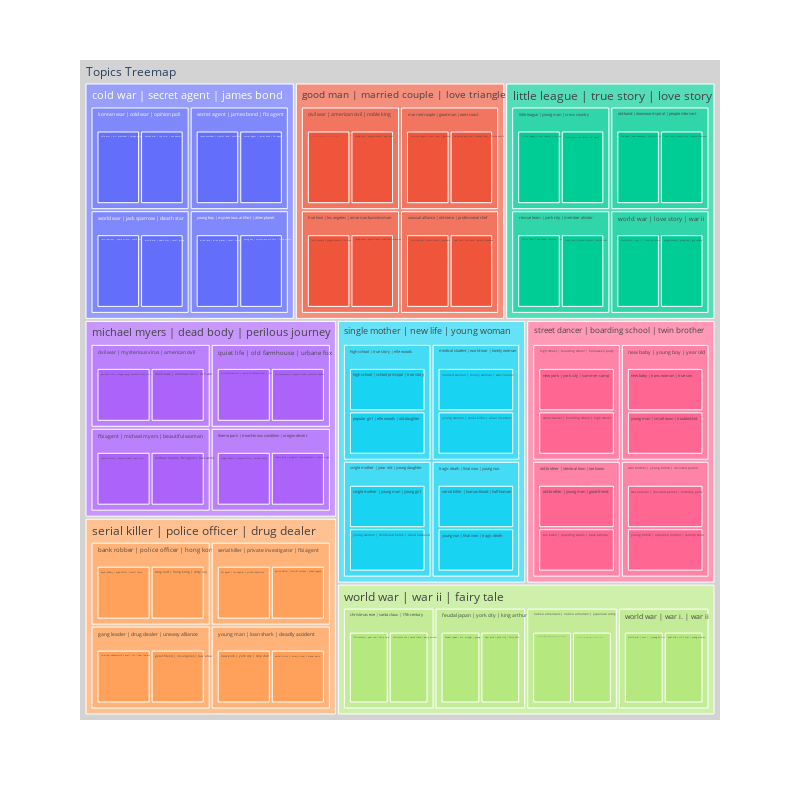

Notebook code cell kept with this figure:
### Markdown cell above
#### Create the Nested maps

### Code cell
fig = nested.nested_maps(
        size_rule="equal_size",
        map_type="treemap", # Try sunburst
        width=800,
        height=800,
        query=None) # You can query the map with an exact query

fig.show()

### Figure 1 — Plotly figure (JSON) as saved in the notebook; plotly's stock layout.template omitted (floating-point values rounded to 4 significant figures)
{"data": [{"branchvalues": "total", "domain": {"x": [0, 1], "y": [0, 1]}, "hovertemplate": "labels=%{label}<br>topic_size=%{value}<br>parent=%{parent}<extra></extra>", "ids": ["Topics Treemap/world war | war ii | fairy tale/christmas eve | santa claus | 17th century/17th century | year old | fairy tale", "Topics Treemap/cold war | secret agent | james bond/young boy | mysterious artifact | alien planet/alien race | alien planet | small town", "Topics Treemap/serial killer | police officer | drug dealer/bank robber | police officer | hong kong/bank robbery | nypd officer | small town", "Topics Treemap/world war | war ii | fairy tale/christmas eve | santa claus | 17th century/christmas eve | santa claus | party animal", "Topics Treemap/cold war | secret agent | james bond/korean war | cold war | opinion poll/cold war | u.s. president | omega network", "Topics Treemap/serial killer | police officer | drug dealer/gang leader | drug dealer | uneasy alliance/criminal underworld | well life | new inmate", "Topics Treemap/serial killer | police officer | drug dealer/bank robber | police officer | hong kong/drug lord | hong kong | dirty cop", "Topics Treemap/serial killer | police officer | drug dealer/serial killer | private investigator | fbi agent/fbi agent | los angeles | private detective", "Topics Treemap/world war | war ii | fairy tale/feudal japan | york city | king arthur/feudal japan | mr. miyagi | young daughter", "Topics Treemap/serial killer | police officer | drug dealer/gang leader | drug dealer | uneasy alliance/good friend | los angeles | bay area", "Topics Treemap/good man | married couple | love triangle/civil war | american civil | noble king/good friend | obsessive love | medieval rajasthan", "Topics Treemap/single mother | new life | young woman/high school | true story | elle woods/high school | school principal | true story", "Topics Treemap/michael myers | dead body | perilous journey/fbi agent | michael myers | beautiful woman/human victim | unburied dead | paul vitti", "Topics Treemap/cold war | secret agent | james bond/world war | jack sparrow | death star/jack sparrow | space pirate | south american", "Topics Treemap/cold war | secret agent | james bond/secret agent | james bond | fbi agent/jason voorhees | crystal lake | south korean", "Topics Treemap/cold war | secret agent | james bond/korean war | cold war | opinion poll/korean war | ray arcel | use humor", "Topics Treemap/little league | true story | love story/little league | young man | cross country/little league | cross country | college football", "Topics Treemap/good man | married couple | love triangle/true love | los angeles | american businessman/love triangle | young woman | los angeles", "Topics Treemap/good man | married couple | love triangle/married couple | good man | west coast/married couple | west coast | personal problem", "Topics Treemap/good man | married couple | love triangle/unusual alliance | old niece | professional chef/married man | small town | maiden aunt", "Topics Treemap/single mother | new life | young woman/medical student | world war | lonely woman/married woman | lonely woman | war veteran", "Topics Treemap/michael myers | dead body | perilous journey/fbi agent | michael myers | beautiful woman/michael myers | fbi agent | real world", "Topics Treemap/michael myers | dead body | perilous journey/quiet life | old farmhouse | urbane fox/military deserter | radically dysfunctional | thief kitty", "Topics Treemap/world war | war ii | fairy tale/native americans | native american | japanese army/native americans | native american | japanese army", "Topics Treemap/street dancer | boarding school | twin brother/new baby | young boy | year old/new baby | trans woman | true son", "Topics Treemap/world war | war ii | fairy tale/feudal japan | york city | king arthur/new york | york city | fairy tale", "Topics Treemap/serial killer | police officer | drug dealer/young man | loan shark | deadly accident/new york | york city | strip club", "Topics Treemap/street dancer | boarding school | twin brother/high school | boarding school | halloween party/new york | york city | summer camp", "Topics Treemap/little league | true story | love story/old band | downward spiral | people intersect/old band | new member | nihilistic outlook", "Topics Treemap/street dancer | boarding school | twin brother/old brother | identical twin | tae kwon/old brother | young man | good friend", "Topics Treemap/michael myers | dead body | perilous journey/quiet life | old farmhouse | urbane fox/old farmhouse | trappist monk | peculiar bounty", "Topics Treemap/michael myers | dead body | perilous journey/theme park | treacherous condition | oregon desert/oregon desert | tropical bliss | united states", "Topics Treemap/serial killer | police officer | drug dealer/serial killer | private investigator | fbi agent/police officer | horrific murder | urban legend", "Topics Treemap/single mother | new life | young woman/high school | true story | elle woods/popular girl | elle woods | old daughter", "Topics Treemap/michael myers | dead body | perilous journey/civil war | mysterious virus | american civil/precious life | muppet gang | paramilitary militia", "Topics Treemap/good man | married couple | love triangle/married couple | good man | west coast/religious position | tuesday night | future world", "Topics Treemap/little league | true story | love story/rescue team | york city | member alistair/rescue team | newspaper reporter | car crash", "Topics Treemap/cold war | secret agent | james bond/secret agent | james bond | fbi agent/secret agent | james bond | fbi agent", "Topics Treemap/single mother | new life | young woman/tragic death | final vow | young nun/serial killer | human blood | half human", "Topics Treemap/serial killer | police officer | drug dealer/young man | loan shark | deadly accident/serial killer | lottery ticket | dinner party", "Topics Treemap/single mother | new life | young woman/single mother | year old | young daughter/single mother | young man | young girl", "Topics Treemap/michael myers | dead body | perilous journey/civil war | mysterious virus | american civil/small town | american civil | civil war", "Topics Treemap/world war | war ii | fairy tale/native americans | native american | japanese army/southern belle | rescue mission | plantation owner", "Topics Treemap/street dancer | boarding school | twin brother/high school | boarding school | halloween party/street dancer | boarding school | high school", "Topics Treemap/street dancer | boarding school | twin brother/old brother | identical twin | tae kwon/tae kwon | recording studio | track athlete", "Topics Treemap/michael myers | dead body | perilous journey/theme park | treacherous condition | oregon desert/theme park | pragmatic paleontologist | man village", "Topics Treemap/little league | true story | love story/rescue team | york city | member alistair/true story | movie director | major star", "Topics Treemap/little league | true story | love story/old band | downward spiral | people intersect/true story | movie star | people intersect", "Topics Treemap/little league | true story | love story/little league | young man | cross country/true story | tae kwon | fbi agent", "Topics Treemap/street dancer | boarding school | twin brother/twin brother | young british | divorced parent/war veteran | divorced parent | birthday party", "Topics Treemap/cold war | secret agent | james bond/world war | jack sparrow | death star/world war | death star | small group", "Topics Treemap/world war | war ii | fairy tale/world war | war i. | war ii/world war | war i. | young british", "Topics Treemap/little league | true story | love story/world war | love story | war ii/world war | war ii | classical music", "Topics Treemap/world war | war ii | fairy tale/world war | war i. | war ii/year old | civil war | young woman", "Topics Treemap/good man | married couple | love triangle/unusual alliance | old niece | professional chef/year old | old niece | painter johannes", "Topics Treemap/cold war | secret agent | james bond/young boy | mysterious artifact | alien planet/young boy | mysterious artifact | frank drebin", "Topics Treemap/street dancer | boarding school | twin brother/twin brother | young british | divorced parent/young british | adoptive mother | remote town", "Topics Treemap/good man | married couple | love triangle/true love | los angeles | american businessman/young man | good friend | mattress salesman", "Topics Treemap/street dancer | boarding school | twin brother/new baby | young boy | year old/young man | small town | troubled kid", "Topics Treemap/good man | married couple | love triangle/civil war | american civil | noble king/young man | young woman | new york", "Topics Treemap/single mother | new life | young woman/tragic death | final vow | young nun/young nun | final vow | tragic death", "Topics Treemap/single mother | new life | young woman/single mother | year old | young daughter/young woman | childhood home | dead husband", "Topics Treemap/single mother | new life | young woman/medical student | world war | lonely woman/young woman | serial killer | alien invasion", "Topics Treemap/little league | true story | love story/world war | love story | war ii/young woman | young boy | gay couple", "Topics Treemap/serial killer | police officer | drug dealer/bank robber | police officer | hong kong", "Topics Treemap/world war | war ii | fairy tale/christmas eve | santa claus | 17th century", "Topics Treemap/good man | married couple | love triangle/civil war | american civil | noble king", "Topics Treemap/michael myers | dead body | perilous journey/civil war | mysterious virus | american civil", "Topics Treemap/michael myers | dead body | perilous journey/fbi agent | michael myers | beautiful woman", "Topics Treemap/world war | war ii | fairy tale/feudal japan | york city | king arthur", "Topics Treemap/serial killer | police officer | drug dealer/gang leader | drug dealer | uneasy alliance", "Topics Treemap/street dancer | boarding school | twin brother/high school | boarding school | halloween party", "Topics Treemap/single mother | new life | young woman/high school | true story | elle woods", "Topics Treemap/cold war | secret agent | james bond/korean war | cold war | opinion poll", "Topics Treemap/little league | true story | love story/little league | young man | cross country", "Topics Treemap/good man | married couple | love triangle/married couple | good man | west coast", "Topics Treemap/single mother | new life | young woman/medical student | world war | lonely woman", "Topics Treemap/world war | war ii | fairy tale/native americans | native american | japanese army", "Topics Treemap/street dancer | boarding school | twin brother/new baby | young boy | year old", "Topics Treemap/little league | true story | love story/old band | downward spiral | people intersect", "Topics Treemap/street dancer | boarding school | twin brother/old brother | identical twin | tae kwon", "Topics Treemap/michael myers | dead body | perilous journey/quiet life | old farmhouse | urbane fox", "Topics Treemap/little league | true story | love story/rescue team | york city | member alistair", "Topics Treemap/cold war | secret agent | james bond/secret agent | james bond | fbi agent", "Topics Treemap/serial killer | police officer | drug dealer/serial killer | private investigator | fbi agent", "Topics Treemap/single mother | new life | young woman/single mother | year old | young daughter", "Topics Treemap/michael myers | dead body | perilous journey/theme park | treacherous condition | oregon desert", "Topics Treemap/single mother | new life | young woman/tragic death | final vow | young nun", "Topics Treemap/good man | married couple | love triangle/true love | los angeles | american businessman", "Topics Treemap/street dancer | boarding school | twin brother/twin brother | young british | divorced parent", "Topics Treemap/good man | married couple | love triangle/unusual alliance | old niece | professional chef", "Topics Treemap/cold war | secret agent | james bond/world war | jack sparrow | death star", "Topics Treemap/little league | true story | love story/world war | love story | war ii", "Topics Treemap/world war | war ii | fairy tale/world war | war i. | war ii", "Topics Treemap/cold war | secret agent | james bond/young boy | mysterious artifact | alien planet", "Topics Treemap/serial killer | police officer | drug dealer/young man | loan shark | deadly accident", "Topics Treemap/cold war | secret agent | james bond", "Topics Treemap/good man | married couple | love triangle", "Topics Treemap/little league | true story | love story", "Topics Treemap/michael myers | dead body | perilous journey", "Topics Treemap/serial killer | police officer | drug dealer", "Topics Treemap/single mother | new life | young woman", "Topics Treemap/street dancer | boarding school | twin brother", "Topics Treemap/world war | war ii | fairy tale", "Topics Treemap"], "labels": ["17th century | year old | fairy tale", "alien race | alien planet | small town", "bank robbery | nypd officer | small town", "christmas eve | santa claus | party animal", "cold war | u.s. president | omega network", "criminal underworld | well life | new inmate", "drug lord | hong kong | dirty cop", "fbi agent | los angeles | private detective", "feudal japan | mr. miyagi | young daughter", "good friend | los angeles | bay area", "good friend | obsessive love | medieval rajasthan", "high school | school principal | true story", "human victim | unburied dead | paul vitti", "jack sparrow | space pirate | south american", "jason voorhees | crystal lake | south korean", "korean war | ray arcel | use humor", "little league | cross country | college football", "love triangle | young woman | los angeles", "married couple | west coast | personal problem", "married man | small town | maiden aunt", "married woman | lonely woman | war veteran", "michael myers | fbi agent | real world", "military deserter | radically dysfunctional | thief kitty", "native americans | native american | japanese army", "new baby | trans woman | true son", "new york | york city | fairy tale", "new york | york city | strip club", "new york | york city | summer camp", "old band | new member | nihilistic outlook", "old brother | young man | good friend", "old farmhouse | trappist monk | peculiar bounty", "oregon desert | tropical bliss | united states", "police officer | horrific murder | urban legend", "popular girl | elle woods | old daughter", "precious life | muppet gang | paramilitary militia", "religious position | tuesday night | future world", "rescue team | newspaper reporter | car crash", "secret agent | james bond | fbi agent", "serial killer | human blood | half human", "serial killer | lottery ticket | dinner party", "single mother | young man | young girl", "small town | american civil | civil war", "southern belle | rescue mission | plantation owner", "street dancer | boarding school | high school", "tae kwon | recording studio | track athlete", "theme park | pragmatic paleontologist | man village", "true story | movie director | major star", "true story | movie star | people intersect", "true story | tae kwon | fbi agent", "war veteran | divorced parent | birthday party", "world war | death star | small group", "world war | war i. | young british", "world war | war ii | classical music", "year old | civil war | young woman", "year old | old niece | painter johannes", "young boy | mysterious artifact | frank drebin", "young british | adoptive mother | remote town", "young man | good friend | mattress salesman", "young man | small town | troubled kid", "young man | young woman | new york", "young nun | final vow | tragic death", "young woman | childhood home | dead husband", "young woman | serial killer | alien invasion", "young woman | young boy | gay couple", "bank robber | police officer | hong kong", "christmas eve | santa claus | 17th century", "civil war | american civil | noble king", "civil war | mysterious virus | american civil", "fbi agent | michael myers | beautiful woman", "feudal japan | york city | king arthur", "gang leader | drug dealer | uneasy alliance", "high school | boarding school | halloween party", "high school | true story | elle woods", "korean war | cold war | opinion poll", "little league | young man | cross country", "married couple | good man | west coast", "medical student | world war | lonely woman", "native americans | native american | japanese army", "new baby | young boy | year old", "old band | downward spiral | people intersect", "old brother | identical twin | tae kwon", "quiet life | old farmhouse | urbane fox", "rescue team | york city | member alistair", "secret agent | james bond | fbi agent", "serial killer | private investigator | fbi agent", "single mother | year old | young daughter", "theme park | treacherous condition | oregon desert", "tragic death | final vow | young nun", "true love | los angeles | american businessman", "twin brother | young british | divorced parent", "unusual alliance | old niece | professional chef", "world war | jack sparrow | death star", "world war | love story | war ii", "world war | war i. | war ii", "young boy | mysterious artifact | alien planet", "young man | loan shark | deadly accident", "cold war | secret agent | james bond", "good man | married couple | love triangle", "little league | true story | love story", "michael myers | dead body | perilous journey", "serial killer | police officer | drug dealer", "single mother | new life | young woman", "street dancer | boarding school | twin brother", "world war | war ii | fairy tale", "Topics Treemap"], "name": "", "parents": ["Topics Treemap/world war | war ii | fairy tale/christmas eve | santa claus | 17th century", "Topics Treemap/cold war | secret agent | james bond/young boy | mysterious artifact | alien planet", "Topics Treemap/serial killer | police officer | drug dealer/bank robber | police officer | hong kong", "Topics Treemap/world war | war ii | fairy tale/christmas eve | santa claus | 17th century", "Topics Treemap/cold war | secret agent | james bond/korean war | cold war | opinion poll", "Topics Treemap/serial killer | police officer | drug dealer/gang leader | drug dealer | uneasy alliance", "Topics Treemap/serial killer | police officer | drug dealer/bank robber | police officer | hong kong", "Topics Treemap/serial killer | police officer | drug dealer/serial killer | private investigator | fbi agent", "Topics Treemap/world war | war ii | fairy tale/feudal japan | york city | king arthur", "Topics Treemap/serial killer | police officer | drug dealer/gang leader | drug dealer | uneasy alliance", "Topics Treemap/good man | married couple | love triangle/civil war | american civil | noble king", "Topics Treemap/single mother | new life | young woman/high school | true story | elle woods", "Topics Treemap/michael myers | dead body | perilous journey/fbi agent | michael myers | beautiful woman", "Topics Treemap/cold war | secret agent | james bond/world war | jack sparrow | death star", "Topics Treemap/cold war | secret agent | james bond/secret agent | james bond | fbi agent", "Topics Treemap/cold war | secret agent | james bond/korean war | cold war | opinion poll", "Topics Treemap/little league | true story | love story/little league | young man | cross country", "Topics Treemap/good man | married couple | love triangle/true love | los angeles | american businessman", "Topics Treemap/good man | married couple | love triangle/married couple | good man | west coast", "Topics Treemap/good man | married couple | love triangle/unusual alliance | old niece | professional chef", "Topics Treemap/single mother | new life | young woman/medical student | world war | lonely woman", "Topics Treemap/michael myers | dead body | perilous journey/fbi agent | michael myers | beautiful woman", "Topics Treemap/michael myers | dead body | perilous journey/quiet life | old farmhouse | urbane fox", "Topics Treemap/world war | war ii | fairy tale/native americans | native american | japanese army", "Topics Treemap/street dancer | boarding school | twin brother/new baby | young boy | year old", "Topics Treemap/world war | war ii | fairy tale/feudal japan | york city | king arthur", "Topics Treemap/serial killer | police officer | drug dealer/young man | loan shark | deadly accident", "Topics Treemap/street dancer | boarding school | twin brother/high school | boarding school | halloween party", "Topics Treemap/little league | true story | love story/old band | downward spiral | people intersect", "Topics Treemap/street dancer | boarding school | twin brother/old brother | identical twin | tae kwon", "Topics Treemap/michael myers | dead body | perilous journey/quiet life | old farmhouse | urbane fox", "Topics Treemap/michael myers | dead body | perilous journey/theme park | treacherous condition | oregon desert", "Topics Treemap/serial killer | police officer | drug dealer/serial killer | private investigator | fbi agent", "Topics Treemap/single mother | new life | young woman/high school | true story | elle woods", "Topics Treemap/michael myers | dead body | perilous journey/civil war | mysterious virus | american civil", "Topics Treemap/good man | married couple | love triangle/married couple | good man | west coast", "Topics Treemap/little league | true story | love story/rescue team | york city | member alistair", "Topics Treemap/cold war | secret agent | james bond/secret agent | james bond | fbi agent", "Topics Treemap/single mother | new life | young woman/tragic death | final vow | young nun", "Topics Treemap/serial killer | police officer | drug dealer/young man | loan shark | deadly accident", "Topics Treemap/single mother | new life | young woman/single mother | year old | young daughter", "Topics Treemap/michael myers | dead body | perilous journey/civil war | mysterious virus | american civil", "Topics Treemap/world war | war ii | fairy tale/native americans | native american | japanese army", "Topics Treemap/street dancer | boarding school | twin brother/high school | boarding school | halloween party", "Topics Treemap/street dancer | boarding school | twin brother/old brother | identical twin | tae kwon", "Topics Treemap/michael myers | dead body | perilous journey/theme park | treacherous condition | oregon desert", "Topics Treemap/little league | true story | love story/rescue team | york city | member alistair", "Topics Treemap/little league | true story | love story/old band | downward spiral | people intersect", "Topics Treemap/little league | true story | love story/little league | young man | cross country", "Topics Treemap/street dancer | boarding school | twin brother/twin brother | young british | divorced parent", "Topics Treemap/cold war | secret agent | james bond/world war | jack sparrow | death star", "Topics Treemap/world war | war ii | fairy tale/world war | war i. | war ii", "Topics Treemap/little league | true story | love story/world war | love story | war ii", "Topics Treemap/world war | war ii | fairy tale/world war | war i. | war ii", "Topics Treemap/good man | married couple | love triangle/unusual alliance | old niece | professional chef", "Topics Treemap/cold war | secret agent | james bond/young boy | mysterious artifact | alien planet", "Topics Treemap/street dancer | boarding school | twin brother/twin brother | young british | divorced parent", "Topics Treemap/good man | married couple | love triangle/true love | los angeles | american businessman", "Topics Treemap/street dancer | boarding school | twin brother/new baby | young boy | year old", "Topics Treemap/good man | married couple | love triangle/civil war | american civil | noble king", "Topics Treemap/single mother | new life | young woman/tragic death | final vow | young nun", "Topics Treemap/single mother | new life | young woman/single mother | year old | young daughter", "Topics Treemap/single mother | new life | young woman/medical student | world war | lonely woman", "Topics Treemap/little league | true story | love story/world war | love story | war ii", "Topics Treemap/serial killer | police officer | drug dealer", "Topics Treemap/world war | war ii | fairy tale", "Topics Treemap/good man | married couple | love triangle", "Topics Treemap/michael myers | dead body | perilous journey", "Topics Treemap/michael myers | dead body | perilous journey", "Topics Treemap/world war | war ii | fairy tale", "Topics Treemap/serial killer | police officer | drug dealer", "Topics Treemap/street dancer | boarding school | twin brother", "Topics Treemap/single mother | new life | young woman", "Topics Treemap/cold war | secret agent | james bond", "Topics Treemap/little league | true story | love story", "Topics Treemap/good man | married couple | love triangle", "Topics Treemap/single mother | new life | young woman", "Topics Treemap/world war | war ii | fairy tale", "Topics Treemap/street dancer | boarding school | twin brother", "Topics Treemap/little league | true story | love story", "Topics Treemap/street dancer | boarding school | twin brother", "Topics Treemap/michael myers | dead body | perilous journey", "Topics Treemap/little league | true story | love story", "Topics Treemap/cold war | secret agent | james bond", "Topics Treemap/serial killer | police officer | drug dealer", "Topics Treemap/single mother | new life | young woman", "Topics Treemap/michael myers | dead body | perilous journey", "Topics Treemap/single mother | new life | young woman", "Topics Treemap/good man | married couple | love triangle", "Topics Treemap/street dancer | boarding school | twin brother", "Topics Treemap/good man | married couple | love triangle", "Topics Treemap/cold war | secret agent | james bond", "Topics Treemap/little league | true story | love story", "Topics Treemap/world war | war ii | fairy tale", "Topics Treemap/cold war | secret agent | james bond", "Topics Treemap/serial killer | police officer | drug dealer", "Topics Treemap", "Topics Treemap", "Topics Treemap", "Topics Treemap", "Topics Treemap", "Topics Treemap", "Topics Treemap", "Topics Treemap", ""], "root": {"color": "lightgrey"}, "type": "treemap", "values": [1, 1, 1, 1, 1, 1, 1, 1, 1, 1, 1, 1, 1, 1, 1, 1, 1, 1, 1, 1, 1, 1, 1, 1, 1, 1, 1, 1, 1, 1, 1, 1, 1, 1, 1, 1, 1, 1, 1, 1, 1, 1, 1, 1, 1, 1, 1, 1, 1, 1, 1, 1, 1, 1, 1, 1, 1, 1, 1, 1, 1, 1, 1, 1, 2, 2, 2, 2, 2, 2, 2, 2, 2, 2, 2, 2, 2, 2, 2, 2, 2, 2, 2, 2, 2, 2, 2, 2, 2, 2, 2, 2, 2, 2, 2, 2, 8, 8, 8, 8, 8, 8, 8, 8, 64]}], "layout": {"height": 800, "legend": {"tracegroupgap": 0}, "margin": {"t": 60}, "width": 800}}
